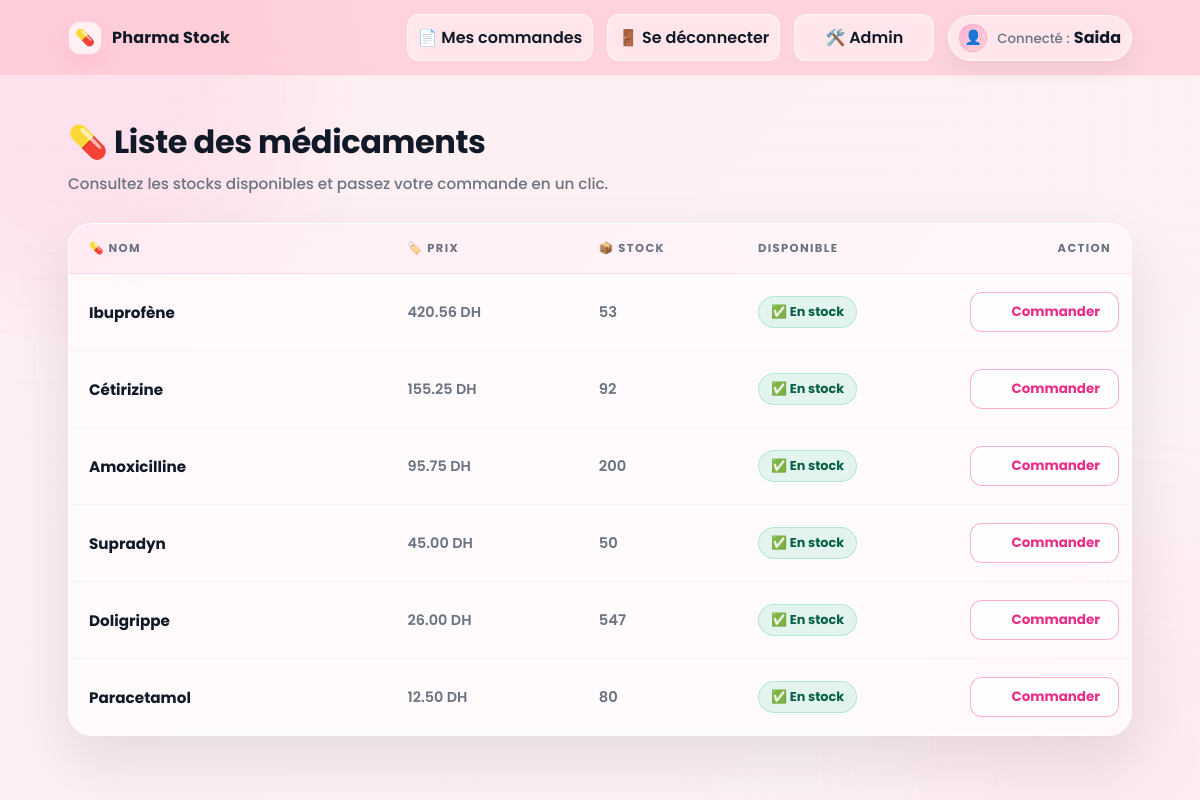
The page /home/ (signed in) on the database its author committed.
### pharmacie/models.py (models this page shows, shortened)
class Medicament(models.Model):
    nom = models.CharField(max_length=100)
    description = models.TextField(blank=True)
    prix = models.DecimalField(max_digits=10, decimal_places=2)
    stock = models.PositiveIntegerField(default=0)
    date_ajout = models.DateTimeField(auto_now_add=True)
    @property
    def disponible(self):
        return self.stock > 0

### pharmacie/views.py (the view)
# urls.py: 2. Add a URL to urlpatterns:  path('', views.home, name='home')
@login_required
def home(request):
    medicaments = Medicament.objects.all().order_by("-date_ajout")
    return render(request, "pharmacie/home.html", {"medicaments": medicaments})

### pharmacie/templates/pharmacie/home.html (shortened to what this page needs)
{% extends "pharmacie/base.html" %}
{% block content %}
  <div class="page-title">
    <h1>💊 Liste des médicaments</h1>
    <p>Consultez les stocks disponibles et passez votre commande en un clic.</p>
  </div>
  <div class="glass-card">
    <table class="table">
      <colgroup>
        <col class="col-nom">
        <col class="col-prix">
        <col class="col-stock">
        <col class="col-dispo">
        <col class="col-action">
      </colgroup>
      <thead>
        <tr>
          <th>💊 Nom</th>
          <th>🏷️ Prix</th>
          <th>📦 Stock</th>
          <th>Disponible</th>
          <th class="right">Action</th>
        </tr>
      </thead>
      <tbody>
        {% for m in medicaments %}
        <tr>
          <td class="td-name" data-label="Nom">
            <strong>{{ m.nom }}</strong>
          </td>
          <td class="td-prix" data-label="Prix">
            {{ m.prix }} DH
          </td>
          <td class="td-stock" data-label="Stock">
            {{ m.stock }}
          </td>
          <td data-label="Disponible">
            {% if m.disponible %}
              <span class="badge-stock">✅ En stock</span>
            {% else %}
              <span class="badge-out">⛔ Rupture</span>
            {% endif %}
          </td>
          <td class="td-action" data-label="Action">
            {% if m.stock > 0 %}
              <a class="btn-commander" href="{% url 'pharmacie:commander' m.id %}">
                Commander
              </a>
            {% else %}
              <span class="btn-disabled">Indisponible</span>
            {% endif %}
          </td>
        </tr>
        {% endfor %}
      </tbody>
    </table>
  </div>
{% endblock %}

### pharmacie/templates/pharmacie/base.html (shortened to what this page needs)
<!DOCTYPE html>
<html lang="fr">
<head>
</head>
<body>
  <div class="blob one"></div>
  <div class="blob two"></div>
  <header class="nav">
    <div class="nav-inner">
      <a class="brand" href="{% url 'pharmacie:home' %}">
        <span class="pill">💊</span>
        <span>Pharma Stock</span>
      </a>
      <div class="nav-right">
        {% if user.is_authenticated %}
          <a class="ghost-link" href="{% url 'pharmacie:mes_commandes' %}">📄 Mes commandes</a>
          <a class="ghost-link" href="{% url 'pharmacie:logout' %}">🚪 Se déconnecter</a>
        {% else %}
          <a class="ghost-link" href="{% url 'pharmacie:login' %}">🔐 Connexion</a>
          <a class="ghost-link" href="{% url 'pharmacie:signup' %}">✨ Inscription</a>
        {% endif %}
        <a class="ghost-link" href="/admin/">🛠️ Admin</a>
        {% if user.is_authenticated %}
          <div class="profile" title="Profil">
            <div class="avatar">👤</div>
            <div>
              <small>Connecté :</small> <b>{{ user.username }}</b>
            </div>
          </div>
        {% endif %}
      </div>
    </div>
  </header>
  <main class="container">
    {% block content %}{% endblock %}
  </main>
</body>
</html>

### pharmacie/templates/pharmacie/base.html (style rules this page uses)
:root { --bg: #fdf2f4; --pink-50: #fff7f9; --pink-100:#ffe7ee; --pink-200:#ffd0de; --pink-300:#ffb3cd; --fuchsia:#ff4fa0; --fuchsia-dark:#ea2d87; --text:#1f2937; --muted:#6b7280; --glass: rgba(255,255,255,.55); --glass-border: rgba(255,79,160,.18); --shadow: 0 20px 50px rgba(16, 24, 40, .10); --shadow-soft: 0 10px 30px rgba(16, 24, 40, .08); --radius: 20px; }
* { box-sizing:border-box; }
body { margin:0; font-family:"Poppins", system-ui, -apple-system, Segoe UI, Roboto, Arial, sans-serif; color:var(--text); background: var(--bg); min-height:100vh; position:relative; overflow-x:hidden; }
body::before { content:""; position:fixed; inset:0; pointer-events:none; background: radial-gradient(circle at 20% 18%, rgba(255,79,160,.06) 0 2px, transparent 3px 100%), radial-gradient(circle at 70% 30%, rgba(255,79,160,.05) 0 2px, transparent 3px 100%), radial-gradient(circle at 38% 76%, rgba(255,79,160,.05) 0 2px, transparent 3px 100%), radial-gradient(circle at 85% 78%, rgba(255,79,160,.04) 0 2px, transparent 3px 100%), linear-gradient(135deg, rgba(255,79,160,.04), rgba(255,255,255,.0)), repeating-linear-gradient(0deg, rgba(255,79,160,.04) 0 1px, transparent 1px 26px), repeating-linear-gradient(90deg, rgba(255,79,160,.02) 0 1px, transparent 1px 34px); mix-blend-mode:multiply; opacity:.35; }
.blob { position:fixed; width:420px; height:420px; border-radius:50%; filter: blur(60px); opacity:.25; pointer-events:none; z-index:0; }
.blob.one { top:-120px; left:-120px; background: rgba(255,79,160,.35); }
.blob.two { bottom:-160px; right:-140px; background: rgba(255,179,205,.45); }
.nav { position:sticky; top:0; z-index:10; background: rgba(255, 192, 203, .60); backdrop-filter: blur(10px); border-bottom: 1px solid rgba(255,255,255,.45); }
.nav-inner { max-width: 1100px; margin: 0 auto; padding: 14px 18px; display:flex; align-items:center; justify-content:space-between; gap:16px; }
.brand { display:flex; align-items:center; gap:10px; font-weight:700; letter-spacing:.2px; color:#111827; text-decoration:none; user-select:none; }
.brand .pill { width:34px;height:34px; display:grid;place-items:center; background: rgba(255,255,255,.7); border: 1px solid rgba(255,79,160,.20); border-radius: 12px; box-shadow: 0 8px 18px rgba(255,79,160,.12); }
.nav-right { display:flex; align-items:center; gap:14px; flex-wrap:wrap; justify-content:flex-end; }
.profile { display:flex; align-items:center; gap:10px; padding: 8px 10px; border-radius: 999px; background: rgba(255,255,255,.55); border: 1px solid rgba(255,255,255,.55); backdrop-filter: blur(8px); box-shadow: 0 10px 25px rgba(16,24,40,.06); }
.avatar { width:28px;height:28px; border-radius:50%; display:grid;place-items:center; background: linear-gradient(135deg, rgba(255,79,160,.35), rgba(255,179,205,.40)); border: 1px solid rgba(255,79,160,.18); color:#111827; font-size:14px; }
.profile small { color:var(--muted); font-weight:500; }
.profile b { color:#111827; font-weight:700; }
.ghost-link { position:relative; text-decoration:none; color:#111827; font-weight:600; padding:10px 10px; border-radius: 12px; transition: transform .15s ease, background .15s ease; background: rgba(255,255,255,.55); border: 1px solid rgba(255,255,255,.55); backdrop-filter: blur(8px); display:inline-flex; align-items:center; gap:8px; min-width: 140px; justify-content:center; }
.ghost-link::after { content:""; position:absolute; left:18px; right:18px; bottom:6px; height:2px; background: linear-gradient(90deg, transparent, rgba(255,79,160,.9), transparent); transform: scaleX(0); transform-origin:center; transition: transform .2s ease; border-radius: 999px; }
.container { position:relative; z-index:1; max-width: 1100px; margin: 0 auto; padding: 26px 18px 60px; }

### rows shown on the page
Medicament: nom "Ibuprofène", prix "420.56", stock "53", shows "✅ En stock", shows "Commander"
Medicament: nom "Cétirizine", prix "155.25", stock "92", shows "✅ En stock", shows "Commander"
Medicament: nom "Amoxicilline", prix "95.75", stock "200", shows "✅ En stock", shows "Commander"
Medicament: nom "Supradyn", prix "45.00", stock "50", shows "✅ En stock", shows "Commander"
Medicament: nom "Doligrippe", prix "26.00", stock "547", shows "✅ En stock", shows "Commander"
Medicament: nom "Paracetamol", prix "12.50", stock "80", shows "✅ En stock", shows "Commander"

### other values the page prints
{{ user.username }} "Saida"
